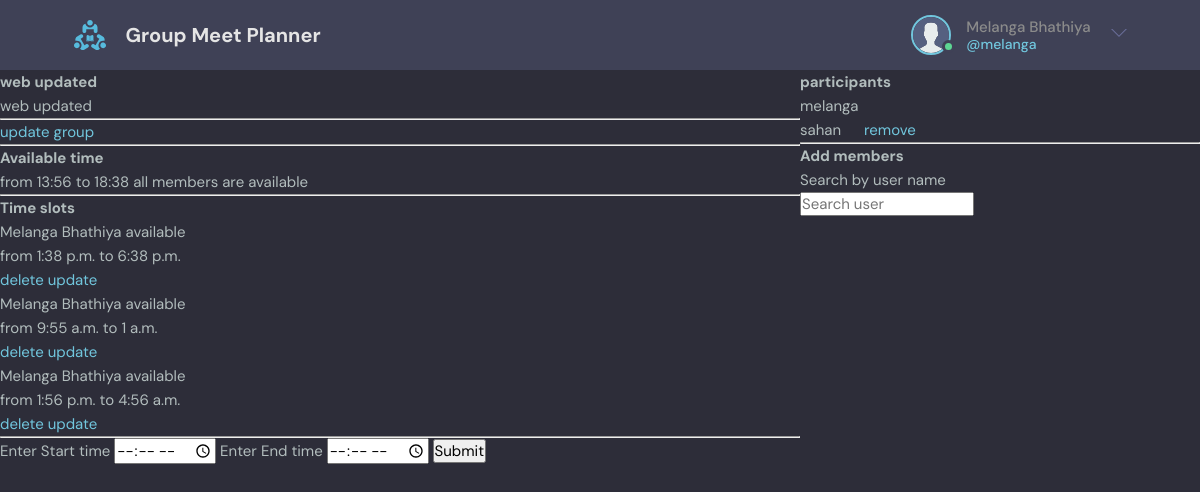
The app's page /group/7/ (signed in) with its own data.
### base/models.py (models this page shows, shortened)
class User(AbstractUser):
    name = models.CharField(max_length=200, null=True)
    email = models.EmailField(null=True)
    bio = models.TextField(null=True)
    REQUIRED_FIELDS = []

class Group(models.Model):
    leader = models.ForeignKey(User, on_delete=models.SET_NULL, null=True)
    name = models.CharField(max_length=200)
    description = models.TextField(null=True, blank=True)
    members = models.ManyToManyField(User, related_name='members', blank=True)
    updated = models.DateTimeField(auto_now=True)
    created = models.DateTimeField(auto_now_add=True)
    class Meta:
        ordering = ['-updated', '-created']

class Time(models.Model):
    start_time = models.TimeField()
    end_time = models.TimeField()
    user = models.ForeignKey(User, on_delete=models.CASCADE)
    group = models.ForeignKey(Group, on_delete=models.CASCADE)
    updated = models.DateTimeField(auto_now=True)
    created = models.DateTimeField(auto_now_add=True)

### base/views.py (the view, shortened to what this page needs)
# urls.py: path('group/<int:pk>/', views.group_page, name="group"),
def group_page(request, pk):
    group = Group.objects.get(id=pk)
    time_slots = group.time_set.all()
    available_time = {}
    if time_slots is not None:
        available_time = intersection_of_intervals(time_slots)
    q = request.GET.get('q')
    user_search = {}
    if q is not None:
        user_search = User.objects.filter(username__contains=q)
    return render(request, 'base/group_page.html', {
        'group': group,
        'time_slots': time_slots,
        'users': user_search,
        'available_time': available_time
    })

### base/time_operations.py (called while the page is built)
def end_time_adjust(end_time):
    midnight = datetime.datetime.strptime("00:00", "%H:%M")
    six_am = datetime.datetime.strptime("06:00", "%H:%M")
    if six_am >= end_time >= midnight:
        end_time += datetime.timedelta(days=1)
    return end_time

### base/templates/base/group_page.html (shortened to what this page needs)
{% extends 'main.html' %}
{% block content %}
    <div class="groups-container">
    <div>
        <h2>{{ group.name }}</h2>
        <p>{{ group.description }}</p>
        <hr>
        {% if request.user != group.leader %}
            <a href="{% url 'leave-group' group.id %}">leave group</a>
            <hr>
        {% else %}
            <a href="{% url 'update-group' group.id %}">update group</a>
            <hr>
        {% endif %}
        {% if time_slots.count == 0 %}
            <p>There are no time slots inputted</p>
        {% else %}
            <div>
                <h2>Available time</h2>
                <p>from {{ available_time.start_time }} to {{ available_time.end_time }} all members are available</p>
                <hr>
            </div>
            <div>
            <h2>Time slots</h2>
            {% for time_slot in time_slots %}
                <div>
                    <p>{{ time_slot.user.name }} available </p>
                    <p>from {{ time_slot.start_time }} to {{ time_slot.end_time }}</p>
                    {% if request.user == time_slot.user %}
                        <a href="{% url 'delete-time' time_slot.id %}">delete</a>
                        <a href="{% url 'update_time' time_slot.id %}">update</a>
                    {% endif %}
                </div>
            {% endfor %}
            </div>
        {% endif %}
        <hr>
        <div>
            <form method="POST" action="">
                <label>Enter Start time
                    <input type="time" name="start_time" >
                </label>
                <label>Enter End time
                    <input type="time" name="end_time" >
                </label>
                <input type="submit">
            </form>
        </div>
    </div>
    <div>
        <h2>participants</h2>
        {% for participant in group.members.all %}
            {{ participant.username }} &emsp;
            {% if request.user == group.leader and participant != group.leader %}
                <a href="{% url 'remove-member' participant.id group.id %}"><small>remove</small></a>
            {% endif %}<br>
        {% endfor %}
        <hr>
        <div>
        <h2>Add members</h2>
        <form method="GET" action="">
            <label> Search by user name <br>
                <input type="text" placeholder="Search user" name="q">
            </label>
        </form>
        </div>
    </div>
    </div>
{% endblock %}

### templates/navbar.html (shortened to what this page needs)
{% load static %}
<header class="header header--loggedIn">
  <div class="container">
    <a href="{% url 'home' %}" class="header__logo">
      <img src="{% static 'images/logo.svg'%}" />
      <h1>Group Meet Planner</h1>
    </a>
    <nav class="header__menu">
    {% if request.user.is_authenticated %}
      <div class="header__user">
        <a href="{% url 'home' %}">
          <div class="avatar avatar--medium active">
            <img src="{% static 'images/avatar.svg'%}" />
          </div>
          <p>{{ request.user.name }} <span>@{{ request.user.username }}</span></p>
        </a>
        <button class="dropdown-button">
          <svg version="1.1" xmlns="http://www.w3.org/2000/svg" width="32" height="32" viewBox="0 0 32 32">
            <title>chevron-down</title>
            <path d="M16 21l-13-13h-3l16 16 16-16h-3l-13 13z"></path>
          </svg>
        </button>
      </div>
    {% else %}
      <a href="{% url 'login-page' %}">
        <img src="{% static 'images/avatar.svg' %}" />
        <p>Login</p>
      </a>
    {% endif %}
    </nav>
  </div>
</header>

### static/styles/style.css (style rules this page uses)
:root { --color-main: #71c6dd; --color-main-light: #e1f6fb; --color-dark: #3f4156; --color-dark-medium: #51546e; --color-dark-light: #696d97; --color-light: #e5e5e5; --color-gray: #8b8b8b; --color-light-gray: #b2bdbd; --color-bg: #2d2d39; --color-success: #5dd693; --color-error: #fc4b0b; }
* { font-family: "DM Sans", -apple-system, BlinkMacSystemFont, "Segoe UI", Roboto, Oxygen, Ubuntu, Cantarell, "Open Sans", "Helvetica Neue", sans-serif; margin: 0; padding: 0; box-sizing: border-box; text-rendering: optimizeLegibility; font-size: inherit; }
html { font-size: 56.25%; }
@media only screen and (min-width: 1200px) { html { font-size: 62.5%; } }
body { line-height: 1.6; font-weight: 400; font-size: 1.5rem; color: var(--color-light-gray); background-color: var(--color-bg); min-height: 100vh; }
img { width: 100%; }
a { display: inline-block; color: var(--color-main); text-decoration: none; }
.container { max-width: 120rem; width: 90%; margin: auto; }
.avatar { position: relative; display: inline-block; border-radius: 50%; border: 2px solid var(--color-main); }
.avatar img { display: block; border-radius: 50%; object-fit: cover; object-position: center; }
.avatar::after { content: ""; display: block; position: absolute; background-color: var(--color-gray); z-index: 111; border-radius: 50%; border: 0.3rem solid var(--color-dark); }
.avatar.active::after { background-color: var(--color-success); }
.avatar.avatar--medium img { width: 3.6rem; height: 3.6rem; border-radius: 50%; }
.avatar.avatar--medium:after { width: 0.7rem; height: 0.7rem; bottom: 0px; right: -6px; }
.header { padding: 1.5rem; background-color: var(--color-dark); }
.header > .container { display: flex; gap: 9.5rem; }
.header__logo, .header__user { display: flex; gap: 2rem; align-items: center; }
.header__logo > img { height: 3.2rem; width: 3.2rem; }
.header__logo > h1 { font-weight: 700; font-size: 2rem; color: var(--color-light); }
.header__menu { margin-left: auto; position: relative; }
.header__menu a { display: flex; gap: 1.5rem; align-items: center; font-weight: 500; text-decoration: none; color: var(--color-gray); }
.header__menu img { height: 3.6rem; }
.header__menu p { line-height: 1.2; }
.header__menu span { color: var(--color-main); font-weight: 500; font-size: 1.4rem; display: block; }
.header__menu svg { width: 1.6rem; height: 1.6rem; fill: var(--color-dark-light); }
.dropdown-button { background: transparent; border: 0; outline: 0; cursor: pointer; }

### base/templates/base/group_page.html (style rules this page uses)
.groups-container { display: grid; grid-template-columns: 2fr 1fr; }

### records on screen
User: user.name "Melanga Bhathiya", user.username "melanga", username "melanga"
Group: name "web updated", description "web updated"
Time: user.name "Melanga Bhathiya", start_time "1:38 p.m.", end_time "6:38 p.m.", shows "delete"
Time: user.name "Melanga Bhathiya", start_time "9:55 a.m.", end_time "1 a.m.", shows "delete"
Time: user.name "Melanga Bhathiya", start_time "1:56 p.m.", end_time "4:56 a.m.", shows "delete"
User: username "sahan", shows "remove"

### other values on screen
{{ available_time.start_time }} "13:56"
{{ available_time.end_time }} "18:38"
